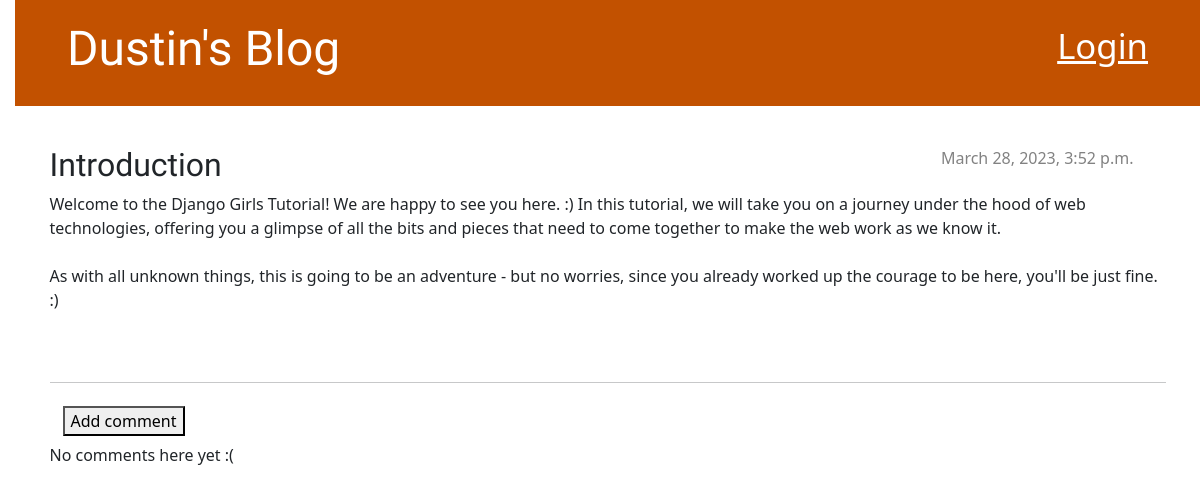
Before: /post/2/ with the older database file.
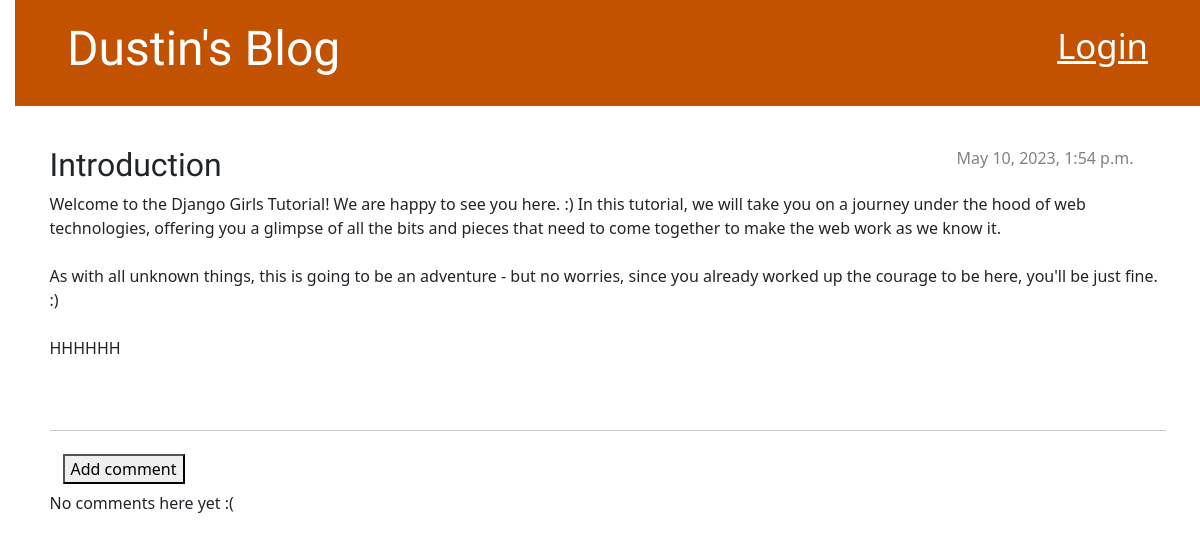
After: the same page with the newer database file.
### blog/models.py (models this page shows, shortened)
class Post(models.Model):
    author = models.ForeignKey(settings.AUTH_USER_MODEL, on_delete=models.CASCADE)
    title = models.CharField(max_length=200)
    text = models.TextField()
    created_date = models.DateTimeField(default=timezone.now)
    published_date = models.DateTimeField(blank=True, null=True)

### blog/views.py (the view)
# urls.py: path('post/<int:pk>/', views.post_detail, name='post_detail'),
def post_detail(request, pk):
    post = get_object_or_404(Post, pk=pk)
    return render(request, 'blog/post_detail.html', {'post': post})

### blog/templates/blog/post_detail.html (shortened to what this page needs)
{% extends 'blog/base.html' %}
{% block content %}
    <article class="post">
        {% if post.published_date %}
            <time class="date">
                {{ post.published_date }}
            </time>
        {% else %}
            <a class="btn btn-default" href="{% url 'post_publish' pk=post.pk %}"><button type="button" class="btn btn-success">Publish</button></a>
        {% endif %}
        <h2>{{ post.title }}</h2>
        <p>{{ post.text|linebreaksbr }}</p>
    </article>
    <hr>
    <a class="btn btn-default" href="{% url 'add_comment_to_post' pk=post.pk %}"><button type="button"> Add comment</button></a>
    {% for comment in post.comments.all %}
    {% if user.is_authenticated or comment.approved_comment %}
    <div class="comment">
        <div class="date">
            {{ comment.created_date }}
            {% if not comment.approved_comment %}
                <a class="btn btn-default" href="{% url 'comment_remove' pk=comment.pk %}"><span class="glyphicon glyphicon-remove"></span></a>
                <a class="btn btn-default" href="{% url 'comment_approve' pk=comment.pk %}"><span class="glyphicon glyphicon-ok"></span></a>
            {% endif %}
        </div>
        <strong>{{ comment.author }}</strong>
        <p>{{ comment.text|linebreaks }}</p>
    </div>
    {% endif %}
{% empty %}
    <p>No comments here yet :(</p>
{% endfor %}
{% endblock %}

Changed rows visible on the page:
changed Post "Introduction": published_date "March 28, 2023, 3:52 p.m." → "May 10, 2023, 1:54 p.m."; text "…be just fine. :)" → "…be just fine. :) HHHHHH"
